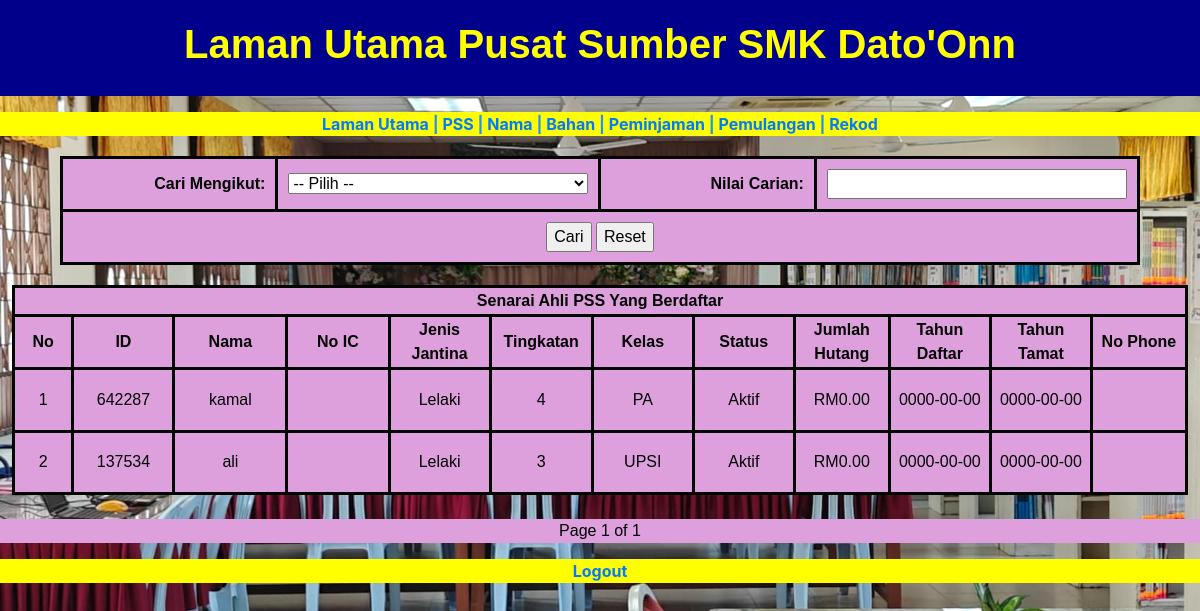
Screenshot of /PSS_list.php with the database file from the repository.
### tables this page shows
CREATE TABLE `ahli` (
  `user_id` int(20) NOT NULL,
  `Id_delima` varchar(20) NOT NULL,
  `nama_ahli` varchar(250) NOT NULL,
  `IC_ahli` varchar(20) NOT NULL,
  `jenis_ahli` enum('ADMIN','PENGAWAS PSS','GURU','PELAJAR','STAF SOKONGAN') NOT NULL,
  `Tingkatan` enum('1','2','3','4','5','6','Kelas Khas') NOT NULL,
  `Kelas` varchar(50) NOT NULL,
  `jenis_jantina` enum('Lelaki','Perempuan') NOT NULL,
  `no_telefon` varchar(20) NOT NULL,
  `Tahun_daftar` date DEFAULT current_timestamp(),
  `status` enum('Aktif','Tidak Aktif','Berhenti','Senarai Hitam','Tamat Perkhidmatan','Bertukar','Tamat Persekolahan') DEFAULT 'Aktif',
  `jumlah_hutang` decimal(10,2) DEFAULT 0.00,
  `tahun_tamat` date DEFAULT NULL,
  `gambar_ahli` varchar(300) NOT NULL,
  `jumlah_bacaan` int(11) DEFAULT 0
);

### PSS_list.php (the view, shortened to what this page needs)
<?php
include('dblibrary.php');
$psssPerPage = 12;
$page = isset($_GET['page']) ? (int)$_GET['page'] : 1;
$offset = ($page - 1) * $psssPerPage;
$sql = "SELECT user_id, id_delima, nama_ahli, IC_ahli, jenis_ahli, jenis_jantina, Tingkatan, Kelas, status, jumlah_hutang, Tahun_daftar, tahun_tamat, no_telefon
        FROM ahli
        WHERE jenis_ahli IN ('PENGAWAS PSS')";
$sql .= " LIMIT $psssPerPage OFFSET $offset";
$result = $conn->query($sql);
$psss = ($result->num_rows > 0) ? $result->fetch_all(MYSQLI_ASSOC) : [];
$totalPsssQuery = "SELECT COUNT(*) AS total FROM ahli WHERE jenis_ahli IN ('PENGAWAS PSS')";
$totalPsssResult = $conn->query($totalPsssQuery);
$totalPsss = $totalPsssResult->fetch_assoc()['total'];
$totalPages = ceil($totalPsss / $psssPerPage);
?>
<!DOCTYPE html>
<html lang="en">
  <head>
	<link rel="stylesheet" type="text/css" href="config/css/PSS.css">
    <link href="css/bootstrap-4.4.1.css" rel="stylesheet">
  </head>
	 <body>
	<main class="menu_content">
	  <header class="PSS_header">
		  <h1 align="center"><strong>Laman Utama Pusat Sumber SMK Dato'Onn</strong></h1>
	  </header>
		<p>
	  <section class="PSS_section"><strong>
		  <a href="library_pss_page.php">Laman Utama</a> | <a href="PSS_list.php">PSS</a> | <a href="PSS_senarai_nama.php">Nama</a> | <a href="PSS_Book.php">Bahan</a> | <a href="PSS_senarai_peminjam.php">Peminjaman</a> | <a href="PSS_senarai_pulang.php">Pemulangan</a> | <a href="PSS_History.php">Rekod</a></strong>
	  </section></p>
		 	 <form id="searchForm" name="searchForm" method="get" action="PSS_list.php" class="form_pss" style="margin: 20px auto; width: 90%;">
        <table width="100%" border="0" cellpadding="10" cellspacing="0">
          <tr>
            <td width="20%" align="right"><strong>Cari Mengikut:</strong></td>
            <td width="30%">
              <select name="search_column" id="search_column" onchange="updateSearchInput()" style="width: 100%;">
                <option value="">-- Pilih --</option>
              </select>
            </td>
            <td width="20%" align="right"><strong>Nilai Carian:</strong></td>
            <td width="30%">
              <div id="search_value_container">
              </div>
            </td>
          </tr>
          <tr>
            <td colspan="4" align="center">
              <input type="submit" value="Cari">
              <input type="button" value="Reset" onclick="window.location.href='PSS_list.php';">
            </td>
          </tr>
        </table>
      </form>
		<form id="form3" name="form3" method="post" >
  <table width="98%" height="210" border="1" align="center" cellpadding="1" cellspacing="1" class="form_pss">
	  <thead>
			    <tr>
				   <th colspan="15" align="center"><strong>Senarai Ahli PSS Yang Berdaftar</strong></th>
		      </tr>
			   <tr>
				   <th width="50" align="center">No</th>
				   <th width="85" align="center">ID</th>
				   <th width="95" align="center">Nama</th>
				   <th width="86" align="center">No IC</th>
				   <th width="85" align="center">Jenis Jantina</th>
				   <th width="86" align="center">Tingkatan</th>
				   <th width="85" align="center">Kelas</th>
				   <th width="85" align="center">Status</th>
				   <th width="80" align="center">Jumlah Hutang</th>
				   <th width="85" align="center">Tahun Daftar</th>
				   <th width="85" align="center">Tahun Tamat</th>
				   <th width="80" align="center">No Phone</th>
			   </tr>
		   </thead>
    <tbody>
      <?php
            if (!empty($psss)) {
                $no = $offset + 1;
                foreach ($psss as $row) {
                    ?>
            <tr>
                <td align="center"><?php echo $no; ?></td>
                <td align="center"><?php echo $row['id_delima']; ?></td>
                <td align="center"><?php echo $row['nama_ahli']; ?></td>
                <td align="center"><?php echo $row['IC_ahli']; ?></td>
                <td align="center"><?php echo $row['jenis_jantina']; ?></td>
                <td align="center"><?php echo $row['Tingkatan']; ?></td>
				<td align="center"><?php echo $row['Kelas']; ?></td>
                <td align="center"><?php echo $row['status']; ?></td>
                <td align="center">RM<?php echo $row['jumlah_hutang']; ?></td>
                <td align="center"><?php echo $row['Tahun_daftar']; ?></td>
                <td align="center"><?php echo $row['tahun_tamat']; ?></td>
				<td align="center"><?php echo $row['no_telefon']; ?></td>
            </tr>
            <?php
            $no++;
        }
    } else {
        ?>
        <tr><td colspan="15" align="center">Tiada PSS dijumpai</td></tr>
        <?php
    }
    ?>
    </tbody>
  </table>
</form>
		 <br>
      <div class="form_pss" style="text-align: center;">
        <span> Page <?= $page; ?> of <?= $totalPages; ?> </span>
      </div>
  <p><section class="PSS_section" align="center">
       <strong><a href="pss_library_logout.php">Logout</a></strong>
   </section></p>
</main>
</body>
</html>

### config/css/PSS.css (style rules this page uses)
body { font-family: Arial, sans-serif; margin: 0; padding: 0; background-color: #f8f9fa; }
.PSS_header { text-align: center; background-color: darkblue; padding: 20px; }
.PSS_header h1 { font-family: Arial, sans-serif; font-weight: 400; color: yellow; }
.PSS_section { color: dodgerblue; background-color: yellow; text-align: center; text-decoration-color: black; }
.form_pss { font-family: Arial, sans-serif; color: black; background-color: plum; text-align: center; }
table, th, td { border: 3px solid black; border-collapse: collapse; }

### rows the page displays
ahli: Id_delima "642287", nama_ahli "kamal", jenis_jantina "Lelaki", Tingkatan "4", Kelas "PA", status "Aktif", jumlah_hutang "0.00", Tahun_daftar "0000-00-00", tahun_tamat "0000-00-00"
ahli: Id_delima "137534", nama_ahli "ali", jenis_jantina "Lelaki", Tingkatan "3", Kelas "UPSI", status "Aktif", jumlah_hutang "0.00", Tahun_daftar "0000-00-00", tahun_tamat "0000-00-00"

### other values shown
$page "1"
$totalPages "1"
